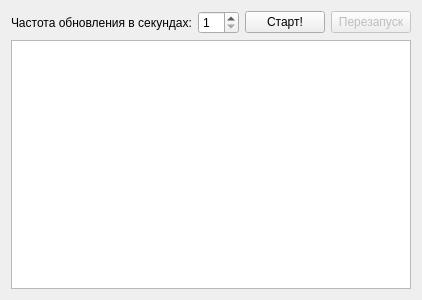
<?xml version="1.0" encoding="UTF-8"?>
<ui version="4.0">
 <class>MainWindow</class>
 <widget class="QMainWindow" name="MainWindow">
  <property name="geometry">
   <rect>
    <x>0</x>
    <y>0</y>
    <width>400</width>
    <height>300</height>
   </rect>
  </property>
  <property name="windowTitle">
   <string>LocalNet</string>
  </property>
  <widget class="QWidget" name="centralWidget">
   <layout class="QGridLayout" name="gridLayout">
    <item row="0" column="2">
     <widget class="QPushButton" name="pushButton">
      <property name="text">
       <string>Старт!</string>
      </property>
     </widget>
    </item>
    <item row="0" column="1">
     <widget class="QSpinBox" name="spinBox">
      <property name="wrapping">
       <bool>false</bool>
      </property>
      <property name="frame">
       <bool>true</bool>
      </property>
      <property name="readOnly">
       <bool>false</bool>
      </property>
      <property name="buttonSymbols">
       <enum>QAbstractSpinBox::UpDownArrows</enum>
      </property>
      <property name="accelerated">
       <bool>false</bool>
      </property>
      <property name="minimum">
       <number>1</number>
      </property>
     </widget>
    </item>
    <item row="0" column="0">
     <widget class="QLabel" name="label">
      <property name="text">
       <string>Частота обновления в секундах:</string>
      </property>
     </widget>
    </item>
    <item row="0" column="3">
     <widget class="QPushButton" name="pushButton_2">
      <property name="enabled">
       <bool>false</bool>
      </property>
      <property name="text">
       <string>Перезапуск</string>
      </property>
     </widget>
    </item>
    <item row="1" column="0" colspan="4">
     <widget class="QPlainTextEdit" name="plainTextEdit">
      <property name="readOnly">
       <bool>true</bool>
      </property>
     </widget>
    </item>
   </layout>
  </widget>
 </widget>
 <layoutdefault spacing="6" margin="11"/>
 <resources/>
 <connections/>
</ui>
